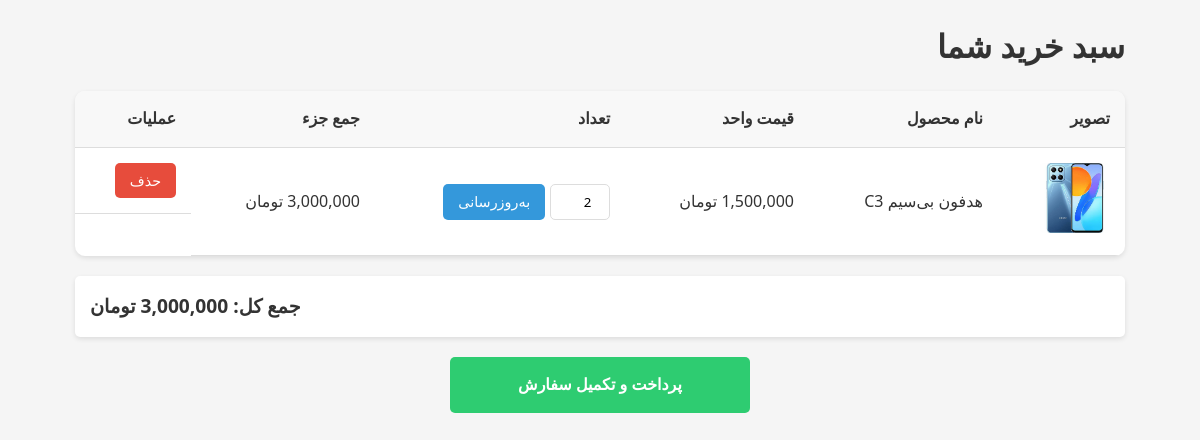
The page /Cart.php (signed in) on the database its author committed.
### tables this page shows
CREATE TABLE `cart` (
  `CartID` int(11) NOT NULL,
  `UserID` int(11) NOT NULL,
  `ProductID` int(11) NOT NULL,
  `Quantity` int(11) NOT NULL
);

CREATE TABLE `products` (
  `ProductID` int(11) NOT NULL,
  `ProductName` varchar(255) NOT NULL,
  `Description` text NOT NULL,
  `Price` decimal(10,0) NOT NULL,
  `Stock` int(11) NOT NULL,
  `ImageURL` varchar(255) DEFAULT NULL,
  `CreatedAt` timestamp NOT NULL DEFAULT current_timestamp()
);

### Cart.php (the view, shortened to what this page needs)
<?php
include 'config.php';
$userID = $_SESSION['UserID'];
$query = "SELECT Cart.CartID, Products.ProductID, Products.ProductName, Products.Price, Cart.Quantity, Products.ImageURL, Products.Stock
          FROM Cart
          JOIN Products ON Cart.ProductID = Products.ProductID
          WHERE Cart.UserID = $userID";
$result = $conn->query($query);
$totalPrice = 0;
$cartItems = [];
while ($row = $result->fetch_assoc()) {
    $subtotal = $row['Price'] * $row['Quantity'];
    $totalPrice += $subtotal;
    $cartItems[] = $row;
}
?>
<!DOCTYPE html>
<html lang="fa" dir="rtl">
<head>
    <link rel="stylesheet" href="style-cart.css">
</head>
<body>
    <div class="container">
        <h1>سبد خرید شما</h1>
        <?php if (count($cartItems) > 0): ?>
            <table class="cart-table">
                <thead>
                    <tr>
                        <th>تصویر</th>
                        <th>نام محصول</th>
                        <th>قیمت واحد</th>
                        <th>تعداد</th>
                        <th>جمع جزء</th>
                        <th>عملیات</th>
                    </tr>
                </thead>
                <tbody>
                    <?php foreach ($cartItems as $item): ?>
                        <?php $subtotal = $item['Price'] * $item['Quantity']; ?>
                        <tr>
                            <td>
                                <img src="<?php echo htmlspecialchars($item['ImageURL']); ?>" alt="<?php echo htmlspecialchars($item['ProductName']); ?>">
                            </td>
                            <td><?php echo htmlspecialchars($item['ProductName']); ?></td>
                            <td><?php echo number_format($item['Price'], 0); ?> تومان</td>
                            <td>
                                <form method="POST" style="display: flex; gap: 5px;">
                                    <input type="number" name="Quantity" value="<?php echo $item['Quantity']; ?>" min="1" max="<?php echo $item['Stock']; ?>" class="quantity-input">
                                    <button type="submit" name="update" class="btn btn-primary">
                                       به‌روزرسانی
                                    </button>
                                </form>
                            </td>
                            <td><?php echo number_format($subtotal, 0); ?> تومان</td>
                            <td class="action-buttons">
                                <form method="POST">
                                    <button type="submit" name="delete" class="btn btn-danger">
                                        حذف
                                    </button>
                                </form>
                            </td>
                        </tr>
                    <?php endforeach; ?>
                </tbody>
            </table>
            <div class="total-price">
                جمع کل: <?php echo number_format($totalPrice, 0); ?> تومان
            </div>
            <a href="checkout.php" class="checkout-btn">
                پرداخت و تکمیل سفارش
            </a>
        <?php endif; ?>
    </div>
</body>
</html>

### style-cart.css (style rules this page uses)
* { margin: 0; padding: 0; box-sizing: border-box; font-family: 'Segoe UI', Tahoma, Geneva, Verdana, sans-serif; }
body { background-color: #f5f5f5; color: #333; line-height: 1.6; }
.container { width: 90%; max-width: 1200px; margin: 20px auto; padding: 0 15px; }
.cart-table { width: 100%; border-collapse: collapse; margin: 20px 0; background-color: #fff; border-radius: 10px; overflow: hidden; box-shadow: 0 2px 5px rgba(0, 0, 0, 0.1); }
.cart-table th, .cart-table td { padding: 15px; text-align: right; border-bottom: 1px solid #ddd; }
.cart-table th { background-color: #f8f8f8; font-weight: bold; }
.cart-table img { width: 70px; height: 70px; border-radius: 5px; object-fit: cover; }
.quantity-input { width: 60px; padding: 8px; border: 1px solid #ddd; border-radius: 5px; text-align: center; }
.action-buttons { display: flex; gap: 10px; }
.btn { padding: 8px 15px; border: none; border-radius: 5px; cursor: pointer; font-size: 0.9rem; transition: all 0.3s; display: inline-flex; align-items: center; }
.btn-danger { background-color: #e74c3c; color: white; }
.btn-primary { background-color: #3498db; color: white; }
.total-price { text-align: left; font-size: 1.2rem; font-weight: bold; margin: 20px 0; padding: 15px; background-color: #fff; border-radius: 5px; box-shadow: 0 2px 5px rgba(0, 0, 0, 0.1); }
.checkout-btn { display: block; width: 100%; max-width: 300px; margin: 20px auto; text-align: center; background-color: #2ecc71; color: white; padding: 15px; text-decoration: none; border-radius: 5px; font-weight: bold; transition: background-color 0.3s; }

### rows shown on the page
cart: ProductID.ImageURL (placeholder picture), ProductID.ProductName "هدفون بی‌سیم C3", Quantity "2"

### other values the page prints
$totalPrice "3,000,000"
